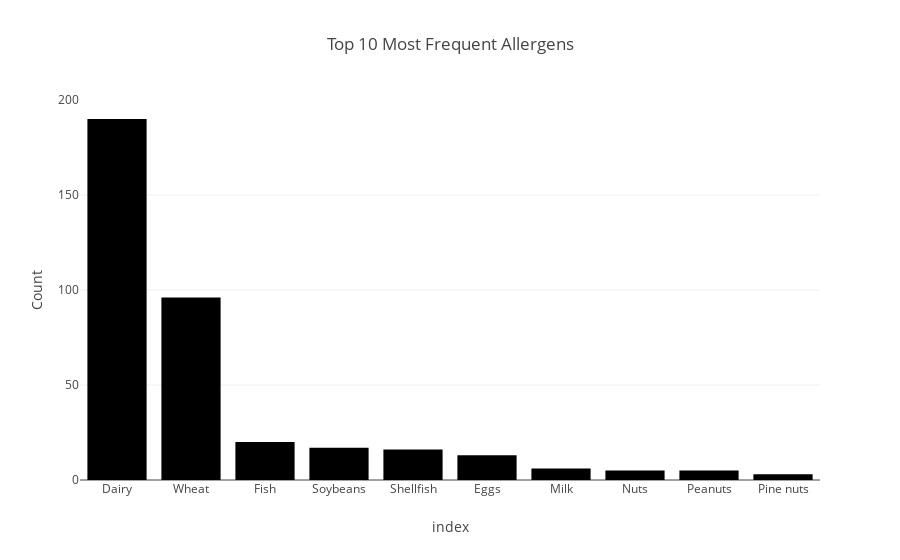

This figure's notebook cell:
### Code cell
# 5. Top 10 Most Frequent Allergens (Interactive bar chart)
allergen_counts = df['Allergens'].str.split(', ', expand=True).stack().value_counts().head(10)
fig5 = px.bar(allergen_counts, x=allergen_counts.index, y=allergen_counts.values,
              title="Top 10 Most Frequent Allergens", labels={'x': 'Allergen', 'y': 'Count'})
fig5.show()

### Figure 1 — Plotly figure (JSON) as saved in the notebook; plotly's stock layout.template omitted (floating-point values rounded to 4 significant figures)
{"data": [{"alignmentgroup": "True", "hovertemplate": "index=%{x}<br>Count=%{y}<extra></extra>", "legendgroup": "", "marker": {"color": "#000001", "pattern": {"shape": ""}}, "name": "", "offsetgroup": "", "orientation": "v", "showlegend": false, "textposition": "auto", "type": "bar", "x": ["Dairy", "Wheat", "Fish", "Soybeans", "Shellfish", "Eggs", "Milk", "Nuts", "Peanuts", "Pine nuts"], "xaxis": "x", "y": [190, 96, 20, 17, 16, 13, 6, 5, 5, 3], "yaxis": "y"}], "layout": {"autosize": true, "barmode": "relative", "legend": {"tracegroupgap": 0}, "title": {"text": "Top 10 Most Frequent Allergens"}, "xaxis": {"anchor": "y", "autorange": true, "domain": [0, 1], "range": [-0.5, 9.5], "title": {"text": "index"}, "type": "category"}, "yaxis": {"anchor": "x", "autorange": true, "domain": [0, 1], "range": [0, 200], "title": {"text": "Count"}, "type": "linear"}}}
